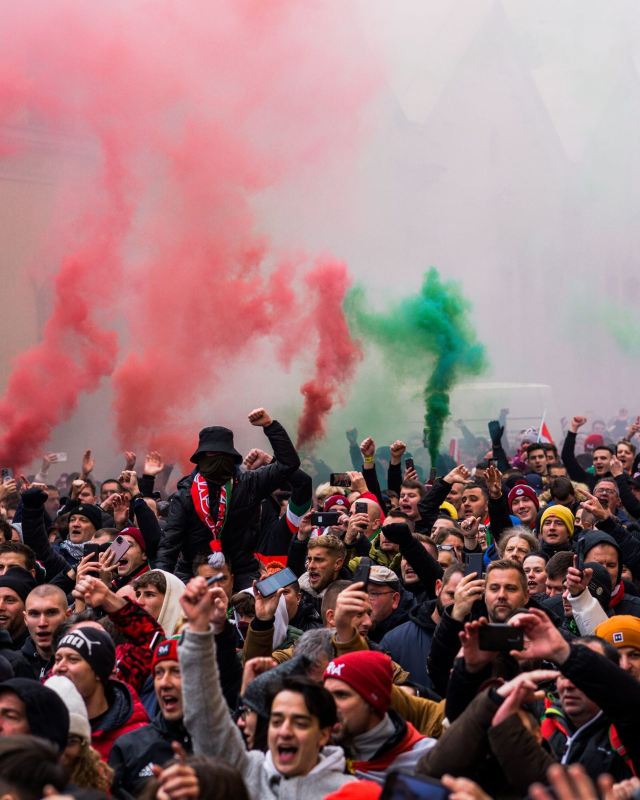
#> input picture site/img/adeptos-2.jpg, 1280 x 1600 px (shown at 1/2 size); its folder holds 6 pictures in this run; the run also reads 1 picture not shown here
$ python build-v4.py ../site/img/adeptos-2.jpg
#> lines starting #> are read from the running program, lines starting #| are printed output that depends on the picture
# -*- coding: utf-8 -*-
"""
Gerador do site da Bancada Encarnada.
  python build.py            -> gera site/index.html, site/loja/index.html e site/loja/produto/<slug>.html
  python build.py --no-img   -> salta a conversão de imagens para WebP
Fontes: src/home.html (template da homepage), site/data/*.json (dados), site/config.js (configuração).
As páginas da loja e dos produtos são montadas aqui a partir de produtos.json.
"""
import json, os, re, sys, html, shutil
from pathlib import Path

BASE = Path(__file__).parent
SITE = BASE / "site"
SRC = BASE / "src"
IMG = SITE / "img"
WIDTHS = (800, 1200, 1600)
SITE_URL = "https://bancadaencarnada.pt"

def esc(s): return html.escape(str(s), quote=True)
def eur(v): return "" if v is None else f"{v:,.2f}".replace(",", "X").replace(".", ",").replace("X", ".") + " €"

# ---------- imagens: WebP em três larguras ----------
def build_images():
    try:
        from PIL import Image
    except ImportError:
        print("Pillow não instalado: imagens WebP não geradas"); return
    for jpg in sorted(IMG.glob("*.jpg")):
        name = jpg.stem
        if re.search(r"-\d{3,4}$", name): continue
        im = Image.open(jpg).convert("RGB")
#> im is the input picture: PIL image 1280x1600 RGB; mean R, G, B 148.3, 115.3, 117.1
        for w in WIDTHS:
            out = IMG / f"{name}-{w}.webp"
            if out.exists() and out.stat().st_mtime >= jpg.stat().st_mtime: continue
            if im.width < w and w != WIDTHS[0]:
                if im.width <= WIDTHS[0]: break
                # não ampliar: gera só até à largura original
                r = im.copy()
            else:
                r = im.copy(); r.thumbnail((w, w * 3))
            r.save(out, "WEBP", quality=80, method=6)
#> this loop made 3 passes
#> pass 1, in build_images, `r.save(out, "WEBP", quality=80, method=6)`:
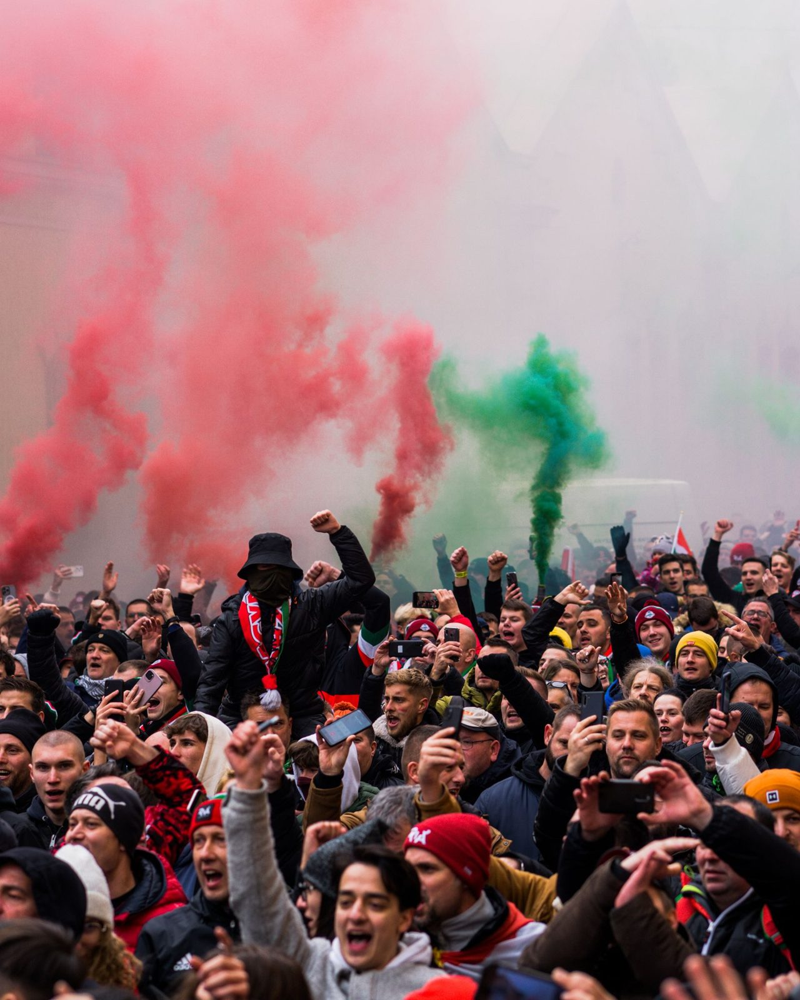
#> saved as adeptos-2-800.webp: PIL image 800x1000 RGB; mean R, G, B 148.3, 115.3, 117.1
    print("imagens WebP ok")

# [18 lines left out: functions webp_srcset, picture, not called in this run]

# ---------- partials ----------
WA_ICON = '<svg viewBox="0 0 24 24" fill="currentColor" aria-hidden="true"><path d="M12 2a10 10 0 0 0-8.6 15.1L2 22l5-1.3A10 10 0 1 0 12 2zm0 18.2a8.2 8.2 0 0 1-4.2-1.2l-.3-.2-3 .8.8-2.9-.2-.3A8.2 8.2 0 1 1 12 20.2zm4.5-6.1c-.2-.1-1.5-.7-1.7-.8s-.4-.1-.6.1-.6.8-.8 1-.3.2-.5.1a6.7 6.7 0 0 1-3.3-2.9c-.3-.4.2-.4.7-1.3.1-.2 0-.3 0-.4l-.8-1.8c-.2-.5-.4-.4-.6-.4h-.5a1 1 0 0 0-.7.3 3 3 0 0 0-.9 2.2 5.2 5.2 0 0 0 1.1 2.8 11.9 11.9 0 0 0 4.6 4c1.7.7 2.3.8 3.2.7a2.7 2.7 0 0 0 1.8-1.3 2.2 2.2 0 0 0 .2-1.3c-.1-.1-.3-.2-.5-.3z"/></svg>'
IG_ICON = '<svg viewBox="0 0 24 24" fill="none" stroke="currentColor" stroke-width="1.8" stroke-linecap="round" stroke-linejoin="round" aria-hidden="true"><rect width="20" height="20" x="2" y="2" rx="5"/><path d="M16 11.37A4 4 0 1 1 12.63 8 4 4 0 0 1 16 11.37z"/><line x1="17.5" x2="17.51" y1="6.5" y2="6.5"/></svg>'
ARROW = '<svg viewBox="0 0 24 24" fill="none" stroke="currentColor" stroke-width="2" stroke-linecap="round" stroke-linejoin="round" aria-hidden="true"><path d="M5 12h14M13 6l6 6-6 6"/></svg>'

# [93 lines left out: functions head, nav, footer, not called in this run]

LEGAL = '''<dialog id="d-termos" aria-labelledby="t-termos">
  <div class="dh"><h3 id="t-termos">Termos de venda</h3><button data-close aria-label="Fechar">✕</button></div>
  <div class="db">
    <p><b>Quem vende.</b> Bancada Encarnada, marca de <span data-cfg="legal.titular"></span>, NIF <span data-cfg="legal.nif"></span>, com sede em <span data-cfg="legal.morada"></span>. Marca independente, sem ligação ao Sport Lisboa e Benfica.</p>
    <p><b>Como se encomenda.</b> Por mensagem no WhatsApp ou no Instagram. A encomenda fica confirmada quando recebemos o pagamento. Antes disso enviamos sempre o total com portes e o prazo.</p>
    <p><b>Preços.</b> Em euros, com IVA incluído à taxa legal. Os portes são indicados à parte antes do pagamento: <span data-cfg="comercial.portesPT" data-fmt="eur"></span> em Portugal continental, grátis acima de <span data-cfg="comercial.portesGratisAcima" data-fmt="eur"></span>.</p>
    <p><b>Pagamento.</b> <span data-cfg="comercial.pagamentos"></span>. Emitimos fatura com os dados que nos indicares.</p>
    <p><b>Produção e entrega.</b> Cada peça é produzida à encomenda. Peças impressas em 3D: <span data-cfg="comercial.prazo3d"></span> após o pagamento, para Portugal continental, por <span data-cfg="comercial.envio"></span>. Peças em DTF e sublimação: prazo indicado na página de cada peça. Se o prazo for maior, avisamos antes de pagares.</p>
    <p><b>Personalização.</b> Peças com nome, número ou outra personalização são feitas à medida e não podem ser devolvidas, exceto por defeito.</p>
    <p><b>Garantia.</b> As peças têm a garantia legal de conformidade. Defeitos de fabrico são resolvidos com substituição ou reembolso.</p>
    <p><b>Litígios.</b> Em caso de litígio de consumo, podes recorrer ao Livro de Reclamações eletrónico ou a uma entidade de resolução alternativa de litígios: <a href="https://www.consumidor.gov.pt" target="_blank" rel="noopener">consumidor.gov.pt</a>.</p>
  </div>
</dialog>
<dialog id="d-devolucoes" aria-labelledby="t-dev">
  <div class="dh"><h3 id="t-dev">Trocas e devoluções</h3><button data-close aria-label="Fechar">✕</button></div>
  <div class="db">
    <p><b><span data-cfg="comercial.devolucoesDias"></span> dias para mudar de ideias.</b> Podes devolver qualquer peça sem personalização até 14 dias depois de a receberes, sem dar justificação. Basta mandar mensagem. A peça deve voltar nas condições em que a recebeste, com todos os componentes e a embalagem.</p>
    <p><b>Reembolso.</b> Devolvemos o valor pago, incluindo os portes de envio iniciais, até 14 dias depois de recebermos a peça, pelo mesmo meio de pagamento. Os portes de devolução ficam por tua conta, salvo defeito.</p>
    <p><b>Chegou partido ou com defeito.</b> Manda-nos fotografias no próprio dia da receção. Fazemos uma peça nova sem qualquer custo ou devolvemos o dinheiro, como preferires.</p>
    <p><b>Peças personalizadas.</b> Não aceitam devolução por mudança de ideias. Em caso de defeito aplica-se o ponto anterior.</p>
  </div>
</dialog>
<dialog id="d-privacidade" aria-labelledby="t-priv">
  <div class="dh"><h3 id="t-priv">Política de privacidade</h3><button data-close aria-label="Fechar">✕</button></div>
  <div class="db">
    <p><b>Responsável.</b> <span data-cfg="legal.titular"></span>, NIF <span data-cfg="legal.nif"></span>, <span data-cfg="legal.morada"></span>. Contacto: <span data-cfg="contacto.email"></span>.</p>
    <p><b>O que guardamos.</b> Nas encomendas: nome, morada, contacto e dados de faturação que nos envias por mensagem. No Clube da Bancada: nome, email, data e origem do consentimento. No mural: a fotografia, a frase e o nome ou iniciais que autorizares. Na sondagem: um identificador anónimo do teu navegador e a opção escolhida, sem nome nem email.</p>
    <p><b>Para quê.</b> Preparar, faturar e enviar encomendas; responder às tuas mensagens; enviar as novidades do Clube a quem confirmou o email; publicar no mural o que autorizaste; contar os votos. Nada mais.</p>
    <p><b>Com quem partilhamos.</b> Com os CTT, para a entrega; com o software de faturação; com a plataforma de email do Clube (Brevo) e com o serviço onde ficam os votos (Supabase), ambos na União Europeia quando configurados assim. Não vendemos nem cedemos dados.</p>
    <p><b>Durante quanto tempo.</b> Dados de faturação pelo prazo legal. O email do Clube até cancelares, o que podes fazer em qualquer email ou por mensagem. Fotografias do mural até pedires a remoção. Votos até ao fim da sondagem seguinte.</p>
    <p><b>Os teus direitos.</b> Ver, corrigir, apagar ou levar os teus dados, e retirar o consentimento a qualquer momento, por mensagem ou email. Podes reclamar junto da CNPD.</p>
    <p><b>Este site.</b> Não usa cookies de rastreio nem ferramentas de análise. Guarda no teu navegador apenas o teu voto na sondagem e um identificador anónimo para não contar duas vezes. As fontes são carregadas do Google Fonts.</p>
  </div>
</dialog>'''

# [4 lines left out: function scripts, not called in this run]

# ---------- dados ----------
def load():
    P = json.loads((SITE / "data" / "produtos.json").read_text(encoding="utf-8"))
    SEM = json.loads((SITE / "data" / "semana.json").read_text(encoding="utf-8"))
    MUR = json.loads((SITE / "data" / "mural.json").read_text(encoding="utf-8"))
    return P, SEM, MUR

def prazo_txt(p):
    return {"3d": "3 a 5 dias úteis após o pagamento", "dtf": "a definir (fornecedor em escolha)", "sublimacao": "a definir (fornecedor em escolha)"}.get(p.get("prazo"), p.get("prazo", ""))

# ---------- cartões de produto ----------
# [177 lines left out: functions card, montra, build_home, build_loja, build_produto, not called in this run]

def build_og():
    """Imagens Open Graph 1200×630 a partir das fotografias."""
    try:
        from PIL import Image, ImageOps
    except ImportError: return
    for src, out in (("bancada-wide", "og-home"), ("caneca", "og-loja")):
        p = IMG / f"{src}.jpg"
        if not p.exists(): continue
        im = ImageOps.fit(Image.open(p).convert("RGB"), (1200, 630), centering=(0.5, 0.45))
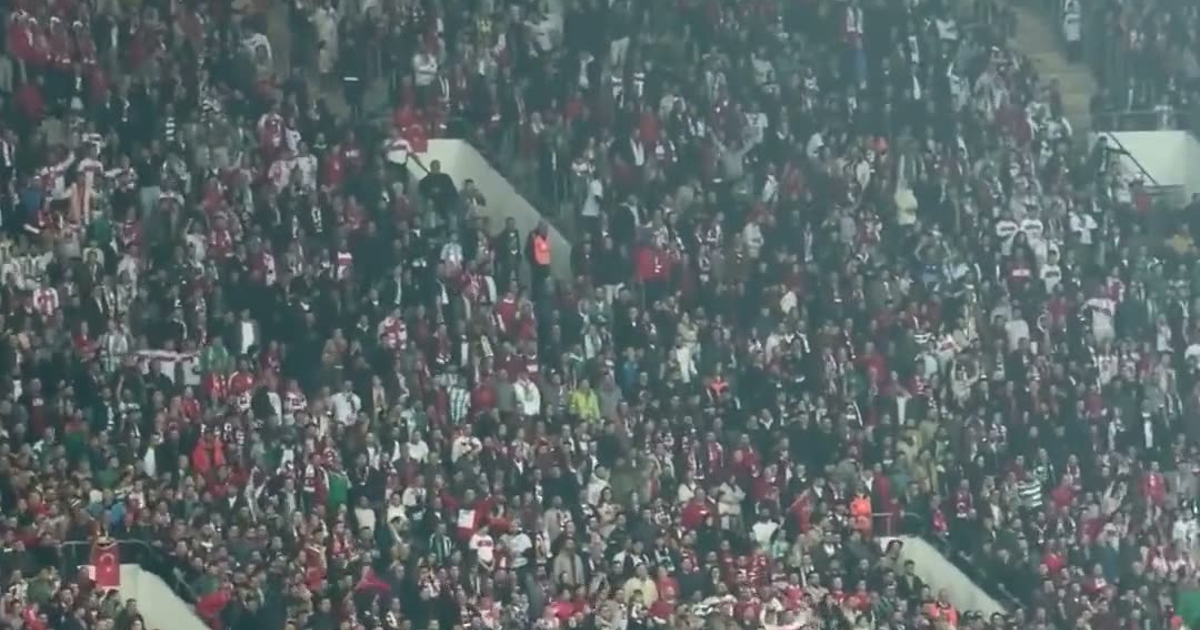
#> im: PIL image 1200x630 RGB; mean R, G, B 92.4, 103.7, 104.8
        im.save(IMG / f"{out}.jpg", quality=84, optimize=True)

def main():
    if "--no-img" not in sys.argv:
        build_images(); build_og()
    P, SEM, MUR = load()
    build_home(P, SEM, MUR)
    build_loja(P, SEM, MUR)
    for p in P["produtos"]: build_produto(p, P)
    print(f"{len(P['produtos'])} páginas de produto")

if __name__ == "__main__":
#> (the run stopped early here; a loop or call above may not have finished)
